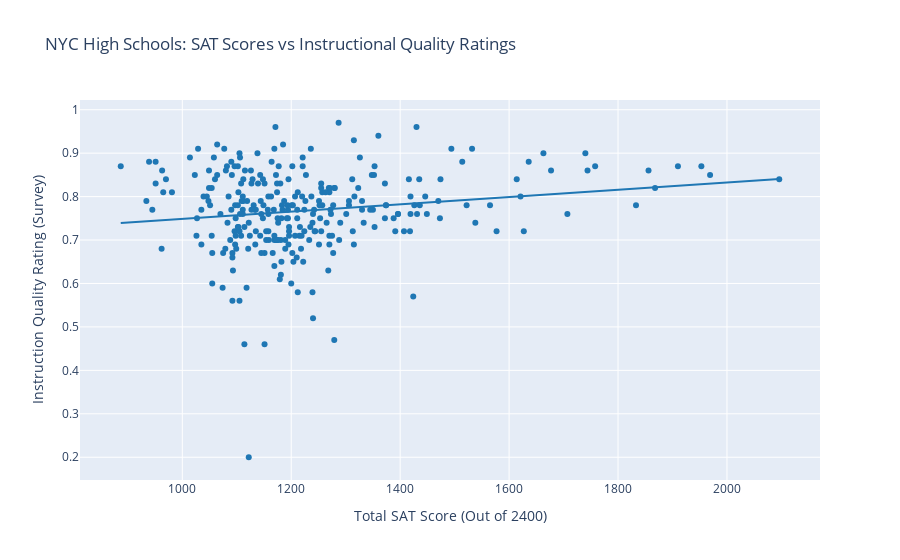

This figure's notebook cell:
### Markdown cell above
Step 6: Visualization

### Code cell
fig = px.scatter(
    df_plot,
    x="sat_total",
    y="survey_pp_RI",
    hover_name="school_name",
    trendline="ols",
    color_discrete_sequence=["#1f77b4"],   # 单色
    labels={
        "sat_total": "Total SAT Score (Out of 2400)",
        "survey_pp_RI": "Instruction Quality Rating (Survey)",
    },
    title="NYC High Schools: SAT Scores vs Instructional Quality Ratings"
)

fig.show()

### Figure 1 — Plotly figure (JSON) as saved in the notebook; plotly's stock layout.template omitted (floating-point values rounded to 4 significant figures; data arrays with more than 128 entries replaced by an {"elided": "..."} marker saying what was removed)
{"data": [{"hovertemplate": "<b>%{hovertext}</b><br><br>Total SAT Score (Out of 2400)=%{x}<br>Instruction Quality Rating (Survey)=%{y}<extra></extra>", "hovertext": {"elided": "283 str values"}, "legendgroup": "", "marker": {"color": "#1f77b4", "symbol": "circle"}, "mode": "markers", "name": "", "orientation": "v", "showlegend": false, "type": "scatter", "x": {"elided": "283 float values"}, "xaxis": "x", "y": {"elided": "283 float values"}, "yaxis": "y"}, {"hovertemplate": "<b>OLS trendline</b><br>survey_pp_RI = 8.39963e-05 * sat_total + 0.664567<br>R<sup>2</sup>=0.029302<br><br>Total SAT Score (Out of 2400)=%{x}<br>Instruction Quality Rating (Survey)=%{y} <b>(trend)</b><extra></extra>", "legendgroup": "", "marker": {"color": "#1f77b4", "symbol": "circle"}, "mode": "lines", "name": "", "showlegend": false, "type": "scatter", "x": {"elided": "283 float values"}, "xaxis": "x", "y": {"elided": "283 float values"}, "yaxis": "y"}], "layout": {"legend": {"tracegroupgap": 0}, "title": {"text": "NYC High Schools: SAT Scores vs Instructional Quality Ratings"}, "xaxis": {"anchor": "y", "domain": [0, 1], "title": {"text": "Total SAT Score (Out of 2400)"}}, "yaxis": {"anchor": "x", "domain": [0, 1], "title": {"text": "Instruction Quality Rating (Survey)"}}}}
